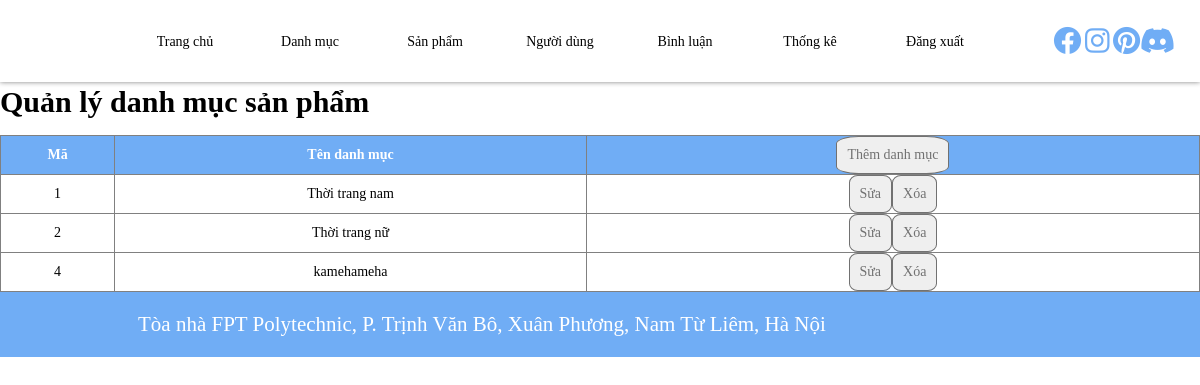
Page /admin/index.php?act=listdm (signed in) on the committed database.
### tables this page shows
CREATE TABLE `danhmuc` (
  `iddm` int(11) NOT NULL,
  `tendanhmuc` varchar(255) NOT NULL
);

### model/global.php (called while the page is built, shortened)
<?php
function pdo_get_connection(){
$servername = "localhost";
$username = "root";
$password = "";
$conn = new PDO("mysql:host=$servername;dbname=duanmau2022", $username, $password);
$conn->setAttribute(PDO::ATTR_ERRMODE, PDO::ERRMODE_EXCEPTION);
return $conn;
}
function pdo_query($sql){
    $sql_args = array_slice(func_get_args(), 1);
    try {
        $conn = pdo_get_connection();
        $stmt = $conn->prepare($sql);
        $stmt->execute($sql_args);
        $rows = $stmt->fetchAll();
        return $rows;
    } catch(PDOException $e) {
        throw $e;
      }
      finally{
        unset($conn);
      }
}
?>

### model/danhmuc.php (called while the page is built, shortened)
<?php
    function loadalldm(){
        $sql="SELECT * FROM danhmuc";
        $listdm=pdo_query($sql);
        return $listdm;
    }
?>

### admin/danhmuc/list.php (the view)
<h1 style="font-size: 30px;" >Quản lý danh mục sản phẩm</h1> <br>
    <table border="1">
        <tr>
            <th>Mã</th>
            <th>Tên danh mục</th>
            <th><a href="index.php?act=adddm"><button>Thêm danh mục</button></a></th>
        </tr>
    <?php foreach ($listdm as $dm) :  ?>
        <tr>
            <td><?= $dm['iddm'] ?></td>
            <td><?= $dm['tendanhmuc']?></td>
            <td><a href="index.php?act=updatedm&id=<?=$dm['iddm']?>"><button>Sửa</button></a><a onclick="return confirm('Bạn có chắc xóa không?');" href="index.php?act=deletedm&id=<?=$dm['iddm']?>"><button>Xóa</button></a></td>
        </tr>
    <?php endforeach ?>
    </table>

### css/index.css (style rules this page uses)
* { margin: 0; padding: 0; font-size: 14px; font-family: tahoma; box-sizing: border-box; }
body { background-repeat: no-repeat; background-size: 100%; }
button { border-radius: 20%; border: #717171 1px solid; padding: 10px; color: #717171; }
table { text-align: center; width: 100%; border-collapse: collapse; }
table th { color: white; background-color: #70ADF5; }

### rows in the picture
danhmuc: iddm "1", tendanhmuc "Thời trang nam"
danhmuc: iddm "2", tendanhmuc "Thời trang nữ"
danhmuc: iddm "4", tendanhmuc "kamehameha"
